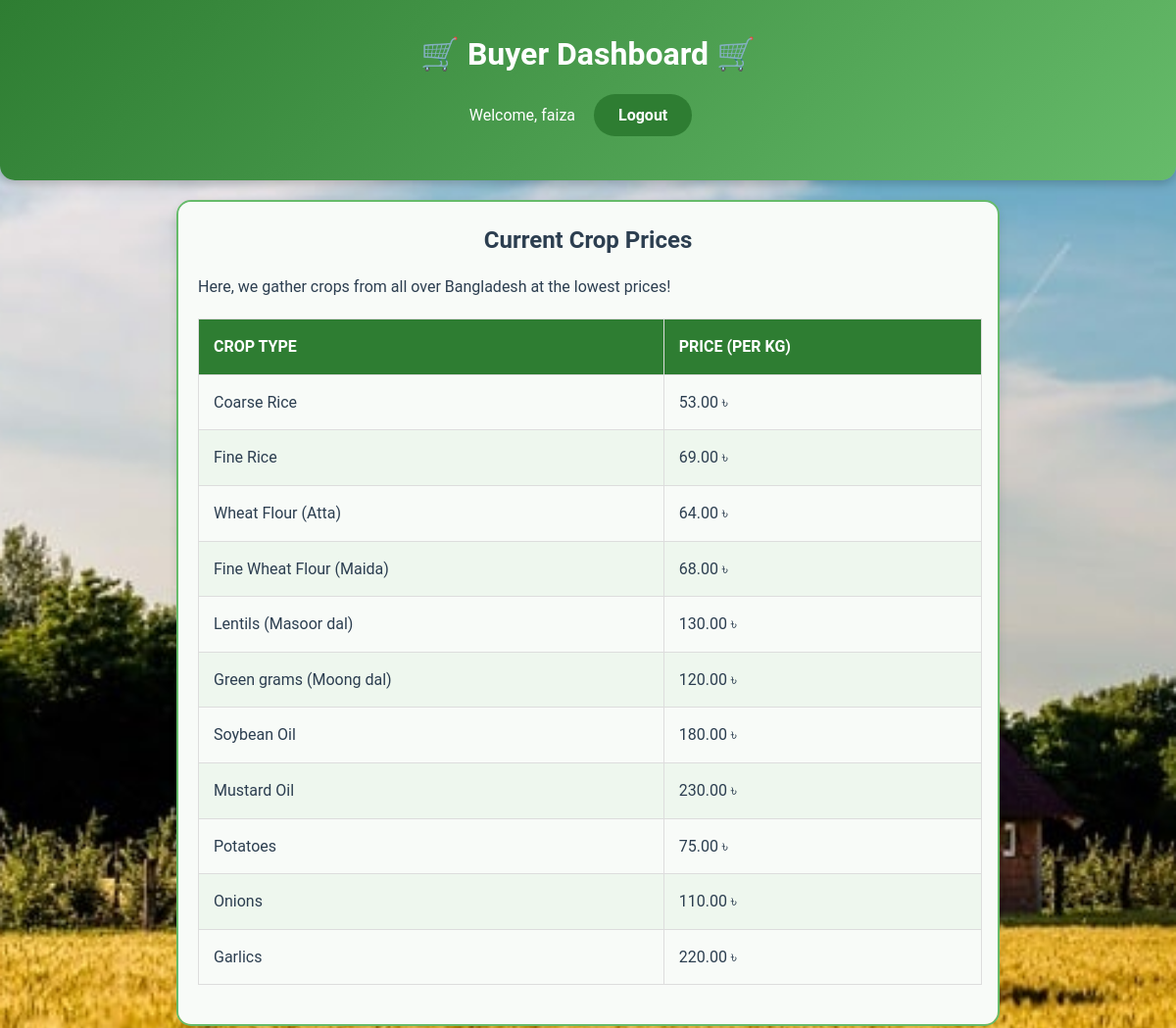
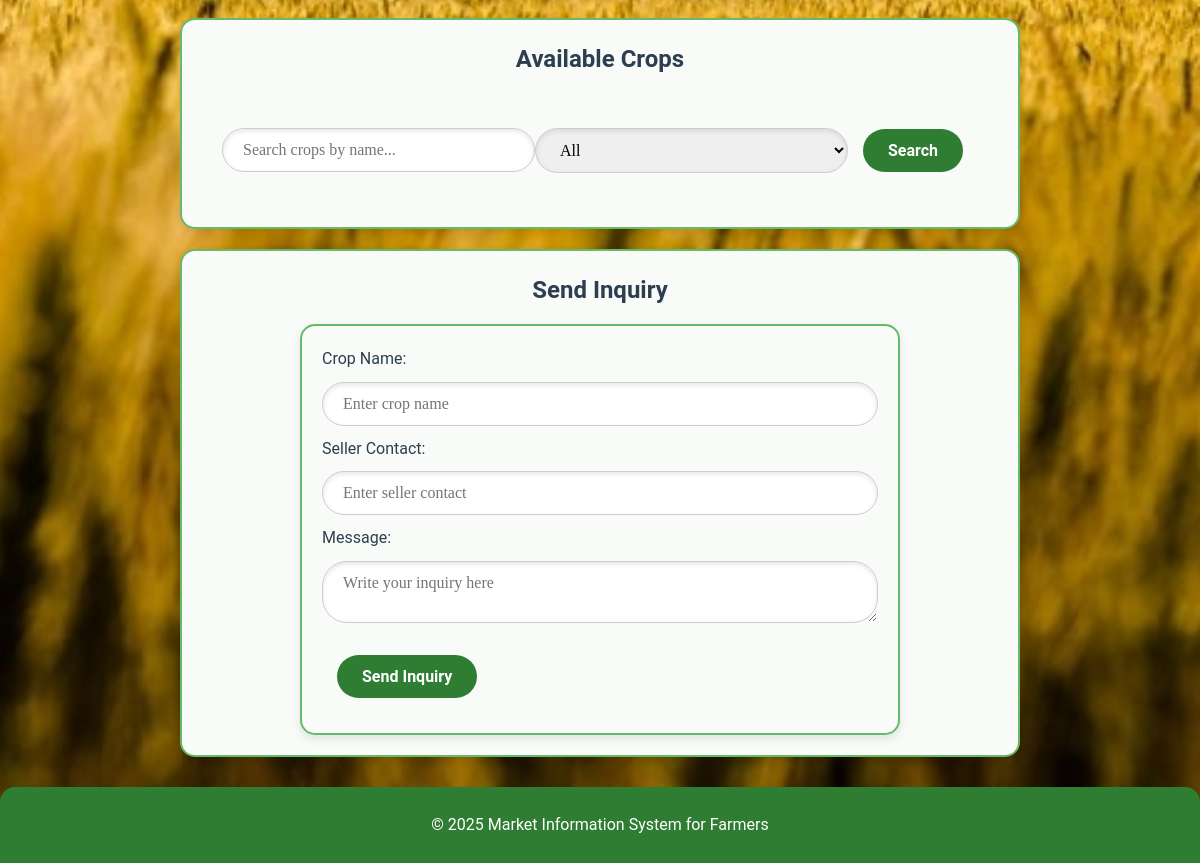
Screenshot of /buyer_dashboard.php (signed in) with the database file from the repository (2 pictures, top to bottom).
### tables this page shows
CREATE TABLE `buyers` (
  `id` int(11) NOT NULL,
  `name` varchar(100) NOT NULL,
  `email` varchar(255) NOT NULL,
  `category` varchar(50) NOT NULL,
  `contact_info` varchar(100) NOT NULL,
  `location` varchar(150) NOT NULL,
  `created_at` timestamp NOT NULL DEFAULT current_timestamp(),
  `password` varchar(255) NOT NULL
);

CREATE TABLE `crops` (
  `id` int(11) NOT NULL,
  `name` varchar(255) NOT NULL,
  `price` decimal(10,2) DEFAULT NULL
);

### buyer_dashboard.php (the view, shortened to what this page needs)
<?php
require 'db_config.php';
if (isset($_SESSION['user_id'])) {
    $user_id = $_SESSION['user_id'];
    $sql = "SELECT name FROM buyers WHERE id = ?";
    $stmt = $conn->prepare($sql);
    $stmt->bind_param("i", $user_id);
    $stmt->execute();
    $result = $stmt->get_result();
    if ($result->num_rows > 0) {
        $user = $result->fetch_assoc();
    } else {
        echo "User not found";
        exit();
    }
} else {
    header("Location: login.php");
    exit();
}
$sql_crops = "SELECT id, name, price FROM crops";
$result_crops = $conn->query($sql_crops);
?>
<!DOCTYPE html>
<html lang="en">
<head>
    <link rel="stylesheet" href="style.css">
</head>
<body>
    <header class="header">
        <div class="header-left">
            <h1>🛒 Buyer Dashboard 🛒</h1>
        </div>
        <div class="header-right">
            <span>Welcome, <?php echo htmlspecialchars($user['name']); ?></span>
            <a href="logout.php">
                <button type="button">Logout</button>
            </a>
        </div>
    </header>
    <main>
        <section>
            <h2>Current Crop Prices</h2>
            <p>Here, we gather crops from all over Bangladesh at the lowest prices!</p>
            <table>
                <thead>
                    <tr>
                        <th>Crop Type</th>
                        <th>Price (per kg)</th>
                    </tr>
                </thead>
                <tbody>
                    <?php
                    if ($result_crops && $result_crops->num_rows > 0) {
                        while ($row = $result_crops->fetch_assoc()) {
                            echo "<tr>";
                            echo "<td>" . htmlspecialchars($row['name']) . "</td>";
                            echo "<td>" . htmlspecialchars($row['price']) . " ৳</td>";
                            echo "</tr>";
                        }
                    } else {
                        echo "<tr><td colspan='2' class='text-center'>No crop data found</td></tr>";
                    }
                    ?>
                </tbody>
            </table>
        </section>
        <section class="crop-listings">
            <h2>Available Crops</h2>
            <div class="search-bar">
                <input type="text" id="search-input" placeholder="Search crops by name...">
                <select id="filter-category">
                    <option value="all">All</option>
                </select>
                <button id="search-button">Search</button>
            </div>
        </section>
        <section class="send-inquiry">
            <h2>Send Inquiry</h2>
            <form id="inquiry-form">
                <label for="crop-name-inquiry">Crop Name:</label>
                <input type="text" id="crop-name-inquiry" placeholder="Enter crop name" required>
                <label for="seller-contact">Seller Contact:</label>
                <input type="text" id="seller-contact" placeholder="Enter seller contact" required>
                <label for="message">Message:</label>
                <textarea id="message" placeholder="Write your inquiry here" required></textarea>
                <button type="submit">Send Inquiry</button>
            </form>
        </section>
    </main>
    <footer>
        <p>© 2025 Market Information System for Farmers</p>
    </footer>
</body>
</html>

### style.css (style rules this page uses)
* { margin: 0; padding: 0; box-sizing: border-box; font-family: 'Roboto', sans-serif; }
body { background: url('farm-background.jpg') no-repeat center center fixed; background-size: cover; color: #2c3e50; line-height: 1.6; font-size: 16px; overflow-x: hidden; }
header { background: linear-gradient(135deg, #2e7d32, #66bb6a); color: #fff; padding: 30px 20px; text-align: center; border-radius: 0 0 15px 15px; box-shadow: 0 4px 10px rgba(0, 0, 0, 0.2); }
footer { background: #2e7d32; color: #fff; text-align: center; padding: 25px 0; margin-top: 30px; border-radius: 15px 15px 0 0; }
section { margin: 20px auto; padding: 20px; width: 70%; max-width: 1400px; background: #f8fbf8; border: 2px solid #66bb6a; border-radius: 15px; box-shadow: 0 4px 10px rgba(0, 0, 0, 0.1); transition: transform 0.3s ease; overflow-x: auto; }
section h2 { text-align: center; margin-bottom: 15px; color: #2c3e50; }
table { width: 100%; border-collapse: collapse; margin: 20px 0; text-align: left; min-width: 800px; }
table th, table td { padding: 15px; border: 1px solid #ddd; }
table th { background: #2e7d32; color: #fff; text-transform: uppercase; }
table tr:nth-child(even) { background: #eef7ee; }
button { background: #2e7d32; color: #fff; border: none; padding: 12px 25px; margin: 15px; border-radius: 25px; cursor: pointer; font-size: 16px; font-weight: bold; transition: background 0.3s ease, transform 0.3s ease; }
form { padding: 20px; background: #f8fbf8; border: 2px solid #43a047; border-radius: 15px; box-shadow: 0 4px 10px rgba(0, 0, 0, 0.1); }
input, select, textarea { width: 100%; margin: 10px 0; padding: 12px 20px; font-size: 1em; border: 1px solid #ccc; border-radius: 25px; box-shadow: inset 0 2px 5px rgba(0, 0, 0, 0.1); font-family: 'Lora', serif; color: black; transition: background-color 0.3s ease, box-shadow 0.3s ease; }
.search-bar { display: flex; justify-content: space-between; align-items: center; padding: 20px; }
form { max-width: 600px; margin: 0 auto; padding: 20px; background-color: #f8fbf8; border: 2px solid #66bb6a; border-radius: 15px; box-shadow: 0 4px 10px rgba(0, 0, 0, 0.1); }
section, button, a.btn, form { animation: fadeIn 0.5s ease-in; }

### rows the page displays
buyers: name "faiza"
crops: name "Coarse Rice", price "53.00"
crops: name "Fine Rice", price "69.00"
crops: name "Wheat Flour (Atta)", price "64.00"
crops: name "Fine Wheat Flour (Maida)", price "68.00"
crops: name "Lentils (Masoor dal)", price "130.00"
crops: name "Green grams (Moong dal)", price "120.00"
crops: name "Soybean Oil", price "180.00"
crops: name "Mustard Oil", price "230.00"
crops: name "Potatoes", price "75.00"
crops: name "Onions", price "110.00"
crops: name "Garlics", price "220.00"
